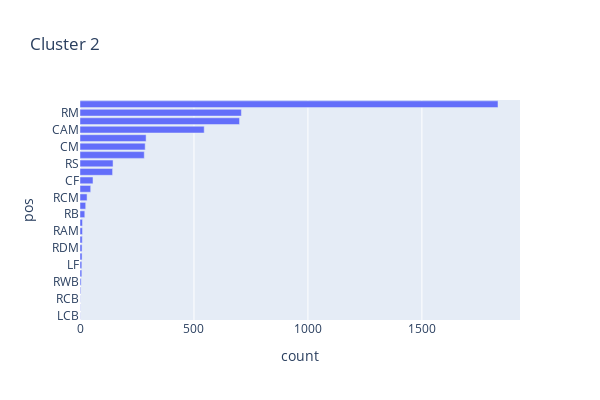

Notebook code for this chart:
### Code cell
print("Cluster 3")
pos=list()
count=list()
for j in clusts[2]:
    pos.append(j)
    count.append(clusts[2][j])
    #making a pandas df to store this
d = pd.DataFrame()
d['pos'] = pos
d['count'] = count
d = d.sort_values(by=['count'])
fig = px.bar(d, x="count", y="pos",title="Cluster "+str(2),width=600,height=400)
fig.show()

### Figure 1 — Plotly figure (JSON) as saved in the notebook; plotly's stock layout.template omitted (floating-point values rounded to 4 significant figures)
{"data": [{"alignmentgroup": "True", "hovertemplate": "count=%{x}<br>pos=%{y}<extra></extra>", "legendgroup": "", "marker": {"color": "#636efa"}, "name": "", "offsetgroup": "", "orientation": "h", "showlegend": false, "textposition": "auto", "type": "bar", "x": [1, 1, 1, 3, 5, 8, 8, 9, 9, 10, 11, 11, 21, 25, 31, 47, 57, 143, 145, 282, 286, 290, 545, 700, 708, 1834], "xaxis": "x", "y": ["LCB", "CB", "RCB", "LWB", "RWB", "RF", "LF", "CDM", "RDM", "LDM", "RAM", "LAM", "RB", "LB", "RCM", "LCM", "CF", "LS", "RS", "RW", "CM", "LW", "CAM", "LM", "RM", "ST"], "yaxis": "y"}], "layout": {"barmode": "relative", "height": 400, "legend": {"tracegroupgap": 0}, "title": {"text": "Cluster 2"}, "width": 600, "xaxis": {"anchor": "y", "domain": [0, 1], "title": {"text": "count"}}, "yaxis": {"anchor": "x", "domain": [0, 1], "title": {"text": "pos"}}}}
